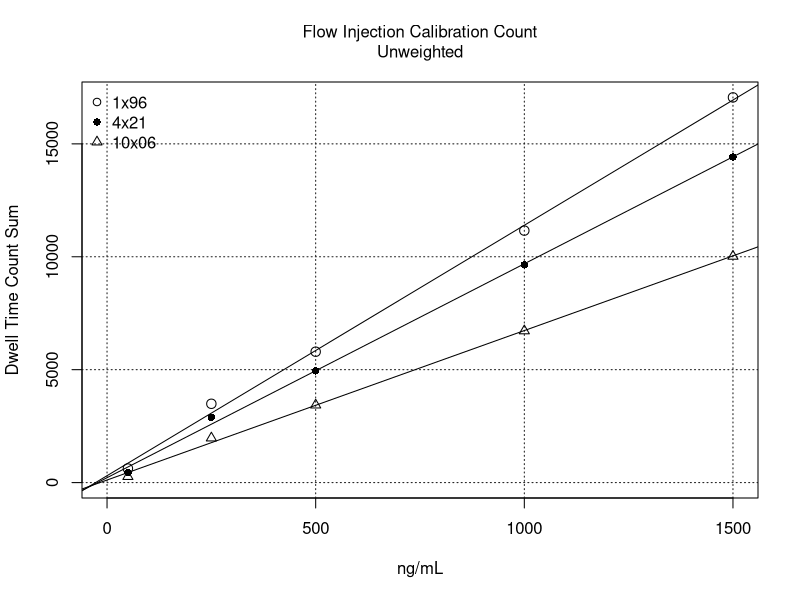

Recreate this plot in R.
# Flow Injection Calibration Count.R
#   User functions called: none
# Author: Fred Lytle
# Last edit: 10/07/2022
rm(list=ls())

# user supplied input
weight <- 'none' # choices: 'none','1/x^2'

# data generated by "Flow Injection Full Trace Count.R"
#     and summarized in "Flow Injection Plateau Counts.docx"
# Note: the avg-values are the average of three replicate peak areas
conc <- c(50,250,500,1000,1500)
avg96 <- c(624.3,3490,5796,11159,17057)
avg21 <- c(448.8,2892,4947,9644,14417)
avg06 <- c(267.6,1974,3434,6718,10021)

# calculate the least-squares weights
if(weight == 'none'){weights <- rep(1,length(conc))
}else{weights <- 1/conc^2}

# perform the least-squares fits, errors, and covariance
fit96 <- lm(avg96~conc,weights=weights)
coef96 <- summary(fit96)$coef[,1]
error96 <- summary(fit96)$coef[,2]
cv96 <- error96/coef96
cov96 <- summary(fit96)$cov[1,2]*summary(fit96)$sigma^2
fit21 <- lm(avg21~conc,weights=weights)
coef21 <- summary(fit21)$coef[,1]
error21 <- summary(fit21)$coef[,2]
cv21 <- error21/coef21
cov21 <- summary(fit21)$cov[1,2]*summary(fit21)$sigma^2
fit06 <- lm(avg06~conc,weights=weights)
coef06 <- summary(fit06)$coef[,1]
error06 <- summary(fit06)$coef[,2]
cv06 <- error06/coef06
cov06 <- summary(fit06)$cov[1,2]*summary(fit06)$sigma^2

# generate the main graph
title <- paste0('Flow Injection Calibration Count')
if(weight=='1/x^2'){title <- paste0(title,'\n(1/x)^2 Weighted')
}else{title <- paste0(title,'\nUnweighted')}
plot(conc,avg96,ylim=c(0,max(avg96)),xlim=c(0,1500),
     xlab='ng/mL',ylab='Dwell Time Count Sum',cex=1.25,
     main=title,
     font.main=1,cex.main=1)
grid(col='gray10')
points(conc,avg21,pch=16)
points(conc,avg06,pch=2)
abline(fit96)
abline(fit21)
abline(fit06)
legend('topleft',c('1x96','4x21','10x06'),pch=c(1,16,2),bty='n')

{
  cat(title,
      '\nDwell Time:\tValue;\t Error;\t\tCV\tCovar',
      '\n\t96 Intercept:\t',coef96[1],'; ',error96[1],'; ',
      cv96[1],'; ',cov96,
      '\n\t96 Slope:\t',coef96[2],'; ',error96[2],'; ',cv96[2],
      '\n\t21 Intercept:\t',coef21[1],'; ',error21[1],'; ',
      cv21[1],'; ',cov21,
      '\n\t21 Slope:\t',coef21[2],'; ',error21[2],'; ',cv21[2],
      '\n\t06 Intercept:\t',coef06[1],'; ',error06[1],'; ',
      cv06[1],';  ',cov06,
      '\n\t06 Slope:\t',coef06[2],'; ',error06[2],'; ',cv06[2],
      sep='','\n')
  
  cat('\nCount Slope Ratios:\t',
      c(coef96[2],coef21[2],coef06[2])/coef96[2])
}

# plot for publication
if(FALSE){
  library(plotrix)
  rateMean96 <- c(6503,36351,60374,116243,177676)
  twoord.plot(conc,avg96,conc,rateMean96,xlab='Concentration ng/mL',
              ylab='              Sum of Dwell Time Counts',
              rylab='              Avg of Dwell Time Rates',type='p',
              mar=c(5,4,2,4)+0.1,lytickpos=c(0,5000,10000,15000),
              rytickpos=c(round(c(0,5000,10000,15000)/0.096)),
              lpch=1,rpch=1,lcol='black',rcol='black',cex=1.25)
  points(conc,avg21,pch=16)
  points(conc,avg06,pch=2)
  grid(col='gray10')
  abline(fit96,lty=2,lwd=2)
  abline(fit21,lty=1)
  abline(fit06,lty=1)
}

# simpler plot for publication
if(FALSE){
  pdf(file.path("manuscript", "figures", "figure_05.pdf"),
      width = 6.5, height=5)
  par(mar=c(5,4,2,2)+0.1)# reduce upper margin
  {
    plot(conc,avg96,ylim=c(0,max(avg96)),xlim=c(0,1500),cex=1.25,
       xlab='Concentration ng/mL',ylab='Dwell Time Count Sum')
    grid(col='gray10')
    points(conc,avg21,pch=16)
    points(conc,avg06,pch=2)
    abline(fit96)
    abline(fit21)
    abline(fit06)
  }
  par(mar=c(5,4,4,2)+0.1)# restore upper margin
  dev.off()
}
